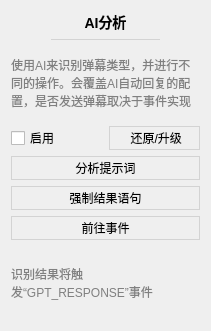
           <widget class="QWidget" name="GPTAnalysisSettingsCard" native="true">
            <property name="geometry">
             <rect>
              <x>10</x>
              <y>1520</y>
              <width>211</width>
              <height>331</height>
             </rect>
            </property>
            <property name="styleSheet">
             <string notr="true">#GPTAnalysisSettingsCard
{
	background: #f7f7ff;
	border: none;
	border-radius: 5px;
}</string>
            </property>
            <layout class="QVBoxLayout" name="verticalLayout_87">
             <item>
              <widget class="QLabel" name="label_76">
               <property name="sizePolicy">
                <sizepolicy hsizetype="Preferred" vsizetype="Fixed">
                 <horstretch>0</horstretch>
                 <verstretch>0</verstretch>
                </sizepolicy>
               </property>
               <property name="styleSheet">
                <string notr="true">font-size: 14px;
font-weight: 500;</string>
               </property>
               <property name="text">
                <string>AI分析</string>
               </property>
               <property name="alignment">
                <set>Qt::AlignCenter</set>
               </property>
              </widget>
             </item>
             <item>
              <widget class="QWidget" name="widget_44" native="true">
               <property name="minimumSize">
                <size>
                 <width>0</width>
                 <height>1</height>
                </size>
               </property>
               <property name="maximumSize">
                <size>
                 <width>16777215</width>
                 <height>1</height>
                </size>
               </property>
               <property name="styleSheet">
                <string notr="true">background: lightgray;
margin: 40px;</string>
               </property>
              </widget>
             </item>
             <item>
              <widget class="QLabel" name="label_77">
               <property name="styleSheet">
                <string notr="true">color: gray;</string>
               </property>
               <property name="text">
                <string>&lt;html&gt;&lt;head/&gt;&lt;body&gt;&lt;p&gt;使用AI来识别弹幕类型，并进行不同的操作。会覆盖AI自动回复的配置，是否发送弹幕取决于事件实现&lt;/p&gt;&lt;/body&gt;&lt;/html&gt;</string>
               </property>
               <property name="wordWrap">
                <bool>true</bool>
               </property>
              </widget>
             </item>
             <item>
              <layout class="QHBoxLayout" name="horizontalLayout_85">
               <item>
                <widget class="CheckBox1" name="GPTAnalysisCheck">
                 <property name="cursor">
                  <cursorShape>PointingHandCursor</cursorShape>
                 </property>
                 <property name="toolTip">
                  <string>提前体验新版特性，可能会有未预料的问题</string>
                 </property>
                 <property name="text">
                  <string>启用</string>
                 </property>
                </widget>
               </item>
               <item>
                <widget class="QPushButton" name="GPTAnalysisDefaultButton">
                 <property name="cursor">
                  <cursorShape>PointingHandCursor</cursorShape>
                 </property>
                 <property name="styleSheet">
                  <string notr="true">QPushButton
{
	background: transparent;
	border: 1px solid lightgray;
	padding: 2px 8px 2px 8px;
}

QPushButton:hover
{
	background: #eeeeee;
}

QPushButton:pressed
{
	background: #cccccc;
}

</string>
                 </property>
                 <property name="text">
                  <string> 还原/升级</string>
                 </property>
                </widget>
               </item>
              </layout>
             </item>
             <item>
              <widget class="QPushButton" name="GPTAnalysisPromptButton">
               <property name="cursor">
                <cursorShape>PointingHandCursor</cursorShape>
               </property>
               <property name="styleSheet">
                <string notr="true">QPushButton
{
	background: transparent;
	border: 1px solid lightgray;
	padding: 2px 8px 2px 8px;
}

QPushButton:hover
{
	background: #eeeeee;
}

QPushButton:pressed
{
	background: #cccccc;
}

</string>
               </property>
               <property name="text">
                <string>分析提示词</string>
               </property>
              </widget>
             </item>
             <item>
              <widget class="QPushButton" name="GPTAnalysisFormatButton">
               <property name="cursor">
                <cursorShape>PointingHandCursor</cursorShape>
               </property>
               <property name="styleSheet">
                <string notr="true">QPushButton
{
	background: transparent;
	border: 1px solid lightgray;
	padding: 2px 8px 2px 8px;
}

QPushButton:hover
{
	background: #eeeeee;
}

QPushButton:pressed
{
	background: #cccccc;
}

</string>
               </property>
               <property name="text">
                <string>强制结果语句</string>
               </property>
              </widget>
             </item>
             <item>
              <widget class="QPushButton" name="GPTAnalysisEventButton">
               <property name="cursor">
                <cursorShape>PointingHandCursor</cursorShape>
               </property>
               <property name="styleSheet">
                <string notr="true">QPushButton
{
	background: transparent;
	border: 1px solid lightgray;
	padding: 2px 8px 2px 8px;
}

QPushButton:hover
{
	background: #eeeeee;
}

QPushButton:pressed
{
	background: #cccccc;
}

</string>
               </property>
               <property name="text">
                <string>前往事件</string>
               </property>
              </widget>
             </item>
             <item>
              <widget class="QLabel" name="label_78">
               <property name="styleSheet">
                <string notr="true">color: gray;</string>
               </property>
               <property name="text">
                <string>识别结果将触发“GPT_RESPONSE”事件</string>
               </property>
               <property name="wordWrap">
                <bool>true</bool>
               </property>
              </widget>
             </item>
            </layout>
           </widget>
